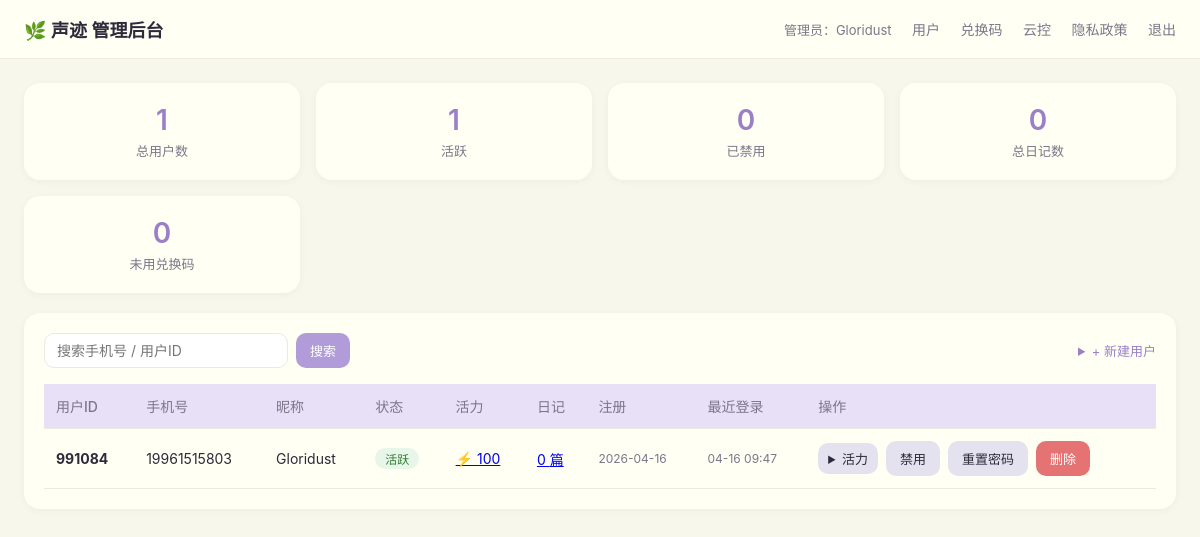
The page /admin/ (signed in) on the database as committed earlier.
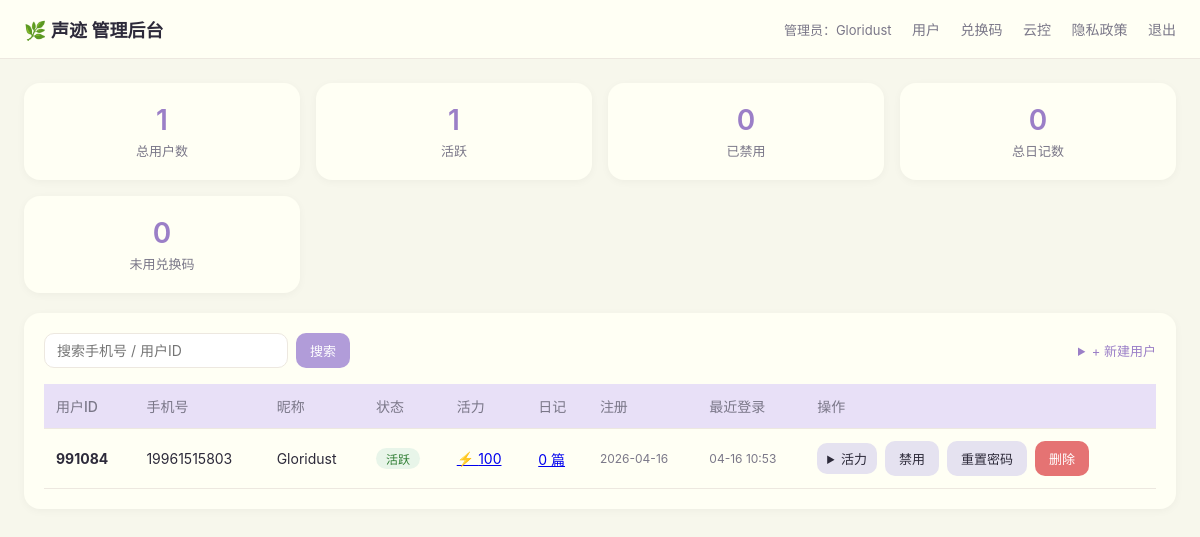
The same page on the database as committed later.
### app/models.py (models this page shows, shortened)
class User(db.Model):
    __tablename__ = "users"
    id = db.Column(db.Integer, primary_key=True)
    phone = db.Column(db.String(32), unique=True, nullable=False, index=True)
    password_hash = db.Column(db.String(255), nullable=False)
    nickname = db.Column(db.String(64), nullable=True)
    status = db.Column(db.String(16), nullable=False, default="active")
    is_admin = db.Column(db.Boolean, default=False, nullable=False)
    created_at = db.Column(db.DateTime, default=datetime.utcnow, nullable=False)
    last_login_at = db.Column(db.DateTime, nullable=True)
    token_version = db.Column(db.Integer, nullable=False, default=1)
    vitality_balance = db.Column(db.Integer, nullable=False, default=100)
    diaries = db.relationship("Diary", backref="user", lazy=True, cascade="all, delete-orphan")
    vitality_logs = db.relationship("VitalityLog", backref="user", lazy=True, cascade="all, delete-orphan")

### app/routes/admin.py (the view)
@bp.get("/")
@admin_required
def dashboard():
    q = (request.args.get("q") or "").strip()
    query = User.query
    if q:
        if q.isdigit():
            query = query.filter((User.id == int(q)) | (User.phone.like(f"%{q}%")))
        else:
            query = query.filter(User.phone.like(f"%{q}%"))
    users = query.order_by(User.created_at.desc()).limit(500).all()
    stats = {
        "total_users": User.query.count(),
        "active_users": User.query.filter_by(status="active").count(),
        "disabled_users": User.query.filter_by(status="disabled").count(),
        "total_diaries": Diary.query.count(),
        "unused_codes": RedeemCode.query.filter_by(used_by=None).count(),
    }
    return render_template("admin/dashboard.html",
                           users=users, stats=stats, q=q,
                           admin_name=session.get("admin_name"))

### app/routes/admin.py (called while the page is built)
def admin_required(fn):
    @wraps(fn)
    def wrapper(*a, **kw):
        if not session.get("admin_id"):
            return redirect(url_for("admin.login"))
        return fn(*a, **kw)
    return wrapper

### app/templates/admin/dashboard.html (shortened to what this page needs)
{% extends "admin/base.html" %}
{% block body %}
<div class="stats">
  <div class="stat"><div class="v">{{ stats.total_users }}</div><div class="l">总用户数</div></div>
  <div class="stat"><div class="v">{{ stats.active_users }}</div><div class="l">活跃</div></div>
  <div class="stat"><div class="v">{{ stats.disabled_users }}</div><div class="l">已禁用</div></div>
  <div class="stat"><div class="v">{{ stats.total_diaries }}</div><div class="l">总日记数</div></div>
  <div class="stat"><div class="v">{{ stats.unused_codes }}</div><div class="l">未用兑换码</div></div>
</div>
<div class="card">
  <div class="row" style="justify-content:space-between;margin-bottom:16px">
    <form method="get" class="row">
      <input name="q" value="{{ q }}" placeholder="搜索手机号 / 用户ID">
      <button type="submit">搜索</button>
    </form>
    <details>
      <summary>+ 新建用户</summary>
    </details>
  </div>
  <table>
    <thead><tr>
      <th>用户ID</th><th>手机号</th><th>昵称</th><th>状态</th>
      <th>活力</th><th>日记</th><th>注册</th><th>最近登录</th><th>操作</th>
    </tr></thead>
    <tbody>
      {% for u in users %}
      <tr>
        <td><strong>{{ u.id }}</strong></td>
        <td>{{ u.phone }}</td>
        <td>{{ u.nickname or '—' }}</td>
        <td>
          {% if u.status == 'active' %}
            <span class="pill pill-active">活跃</span>
          {% else %}
            <span class="pill pill-disabled">已禁用</span>
          {% endif %}
        </td>
        <td>
          <a href="{{ url_for('admin.user_vitality_log', uid=u.id) }}" title="查看流水">⚡ {{ u.vitality_balance }}</a>
        </td>
        <td><a href="{{ url_for('admin.user_diaries', uid=u.id) }}">{{ u.diaries|length }} 篇</a></td>
        <td style="color:var(--muted);font-size:12px">{{ u.created_at.strftime('%Y-%m-%d') if u.created_at else '—' }}</td>
        <td style="color:var(--muted);font-size:12px">{{ u.last_login_at.strftime('%m-%d %H:%M') if u.last_login_at else '—' }}</td>
        <td>
          <div class="row">
            <details>
              <summary class="btn btn-secondary" style="padding:6px 10px">活力</summary>
            </details>
            {% if u.status == 'active' %}
              <form method="post" action="{{ url_for('admin.disable_user', uid=u.id) }}" class="inline">
                <button class="btn-secondary" type="submit">禁用</button>
              </form>
            {% else %}
              <form method="post" action="{{ url_for('admin.enable_user', uid=u.id) }}" class="inline">
                <button type="submit">启用</button>
              </form>
            {% endif %}
            <form method="post" action="{{ url_for('admin.reset_password', uid=u.id) }}" class="inline"
                  onsubmit="this.querySelector('[name=new_password]').value=prompt('新密码（留空则重置为 123456）：','')||'123456'">
              <button class="btn-secondary" type="submit">重置密码</button>
            </form>
            <form method="post" action="{{ url_for('admin.delete_user', uid=u.id) }}" class="inline"
                  onsubmit="return confirm('确认永久删除用户 {{ u.id }} 及其所有日记？')">
              <button class="btn-danger" type="submit">删除</button>
            </form>
          </div>
        </td>
      </tr>
      {% else %}
      <tr><td colspan="9" style="text-align:center;color:var(--muted);padding:40px">暂无用户</td></tr>
      {% endfor %}
    </tbody>
  </table>
</div>
{% endblock %}

### app/templates/admin/base.html (shortened to what this page needs)
<!doctype html>
<html lang="zh-CN">
<head>
</head>
<body>
{% if session.admin_id %}
<header>
  <h1>🌿 声迹 管理后台</h1>
  <nav>
    <span style="color:var(--muted);font-size:13px">管理员：{{ session.admin_name }}</span>
    <a href="{{ url_for('admin.dashboard') }}">用户</a>
    <a href="{{ url_for('admin.codes_list') }}">兑换码</a>
    <a href="{{ url_for('admin.settings_page') }}">云控</a>
    <a href="{{ url_for('admin.legal_page') }}">隐私政策</a>
    <a href="{{ url_for('admin.logout') }}">退出</a>
  </nav>
</header>
{% endif %}
<main>
  {% block body %}{% endblock %}
</main>
</body>
</html>

### app/templates/admin/base.html (style rules this page uses)
:root { --bg:#f7f7ec; --surface:#fffff4; --accent:#e8e0f7; --primary:#b19cd9; --primary-dark:#9b7fc7; --text:#2d2a3a; --muted:#7a7788; --danger:#e57373; --success:#81c784; --border:#ede8e0; }
* { box-sizing:border-box }
body { margin:0;font-family:-apple-system,BlinkMacSystemFont,"PingFang SC","Helvetica Neue",sans-serif;background:var(--bg);color:var(--text) }
header { display:flex;align-items:center;justify-content:space-between;padding:16px 24px;background:var(--surface);border-bottom:1px solid var(--border) }
header h1 { margin:0;font-size:18px;font-weight:600 }
header nav a { margin-left:16px;color:var(--muted);text-decoration:none;font-size:14px }
main { max-width:1200px;margin:24px auto;padding:0 24px }
.card { background:var(--surface);border-radius:16px;padding:20px;box-shadow:0 2px 8px rgba(0,0,0,.04);margin-bottom:20px }
.stats { display:grid;grid-template-columns:repeat(4,1fr);gap:16px;margin-bottom:20px }
.stat { background:var(--surface);border-radius:16px;padding:20px;text-align:center;box-shadow:0 2px 8px rgba(0,0,0,.04) }
.stat .v { font-size:28px;font-weight:600;color:var(--primary-dark) }
.stat .l { color:var(--muted);font-size:13px;margin-top:4px }
table { width:100%;border-collapse:collapse }
th,td { padding:12px;text-align:left;border-bottom:1px solid var(--border);font-size:14px }
th { color:var(--muted);font-weight:500;background:var(--accent) }
button,.btn { border:none;border-radius:10px;padding:8px 14px;font-size:13px;cursor:pointer;background:var(--primary);color:#fff;transition:.15s }
.btn-secondary { background:#e5e2f0;color:var(--text) }
.btn-danger { background:var(--danger) }
input,select { padding:8px 12px;border:1px solid var(--border);border-radius:10px;font-size:14px;background:#fff;font-family:inherit }
.pill { display:inline-block;padding:2px 10px;border-radius:999px;font-size:12px;font-weight:500 }
.pill-active { background:#e8f5e9;color:#2e7d32 }
.row { display:flex;gap:8px;align-items:center;flex-wrap:wrap }
form.inline { display:inline }
details summary { cursor:pointer;color:var(--primary-dark);font-size:13px }

Rows that differ between the two databases and show on the page:
changed User "Gloridust": last_login_at "04-16 09:47" → "04-16 10:53"
